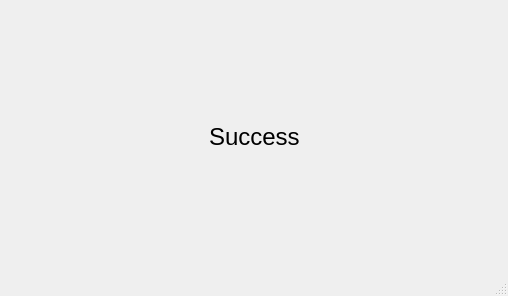
<?xml version="1.0" encoding="UTF-8"?>
<ui version="4.0">
 <class>MainWindow</class>
 <widget class="QMainWindow" name="MainWindow">
  <property name="geometry">
   <rect>
    <x>0</x>
    <y>0</y>
    <width>508</width>
    <height>296</height>
   </rect>
  </property>
  <property name="windowTitle">
   <string>MainWindow</string>
  </property>
  <widget class="QWidget" name="centralwidget">
   <layout class="QGridLayout" name="gridLayout">
    <item row="0" column="1">
     <spacer name="verticalSpacer_2">
      <property name="orientation">
       <enum>Qt::Vertical</enum>
      </property>
      <property name="sizeHint" stdset="0">
       <size>
        <width>20</width>
        <height>95</height>
       </size>
      </property>
     </spacer>
    </item>
    <item row="1" column="0">
     <spacer name="horizontalSpacer">
      <property name="orientation">
       <enum>Qt::Horizontal</enum>
      </property>
      <property name="sizeHint" stdset="0">
       <size>
        <width>195</width>
        <height>20</height>
       </size>
      </property>
     </spacer>
    </item>
    <item row="1" column="1">
     <widget class="QLabel" name="label">
      <property name="font">
       <font>
        <pointsize>18</pointsize>
       </font>
      </property>
      <property name="text">
       <string>Success</string>
      </property>
     </widget>
    </item>
    <item row="1" column="2">
     <spacer name="horizontalSpacer_2">
      <property name="orientation">
       <enum>Qt::Horizontal</enum>
      </property>
      <property name="sizeHint" stdset="0">
       <size>
        <width>194</width>
        <height>20</height>
       </size>
      </property>
     </spacer>
    </item>
    <item row="2" column="1">
     <spacer name="verticalSpacer">
      <property name="orientation">
       <enum>Qt::Vertical</enum>
      </property>
      <property name="sizeHint" stdset="0">
       <size>
        <width>20</width>
        <height>95</height>
       </size>
      </property>
     </spacer>
    </item>
   </layout>
  </widget>
  <widget class="QMenuBar" name="menubar">
   <property name="geometry">
    <rect>
     <x>0</x>
     <y>0</y>
     <width>508</width>
     <height>21</height>
    </rect>
   </property>
  </widget>
  <widget class="QStatusBar" name="statusbar"/>
 </widget>
 <resources/>
 <connections/>
</ui>
